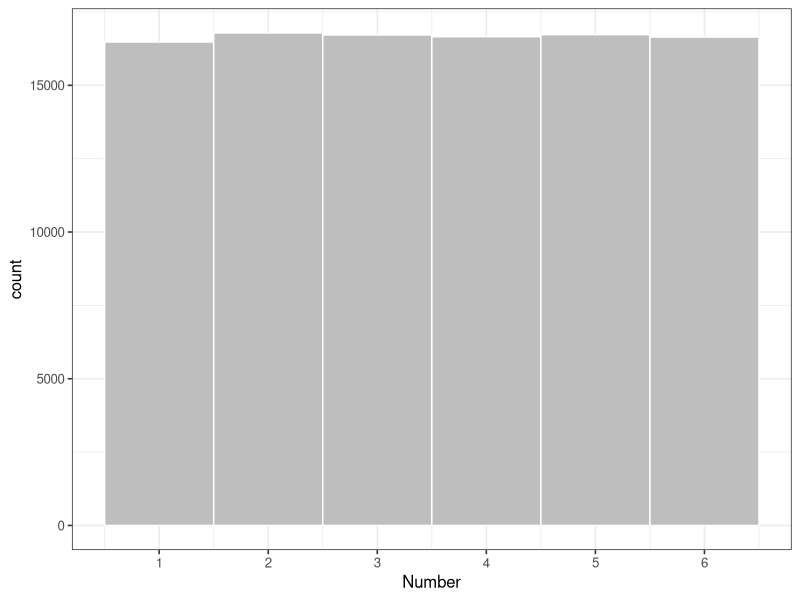
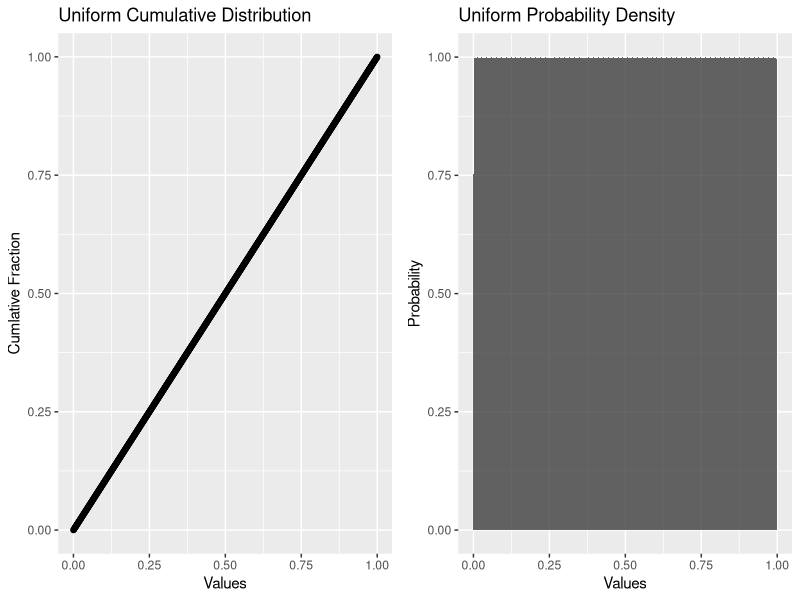
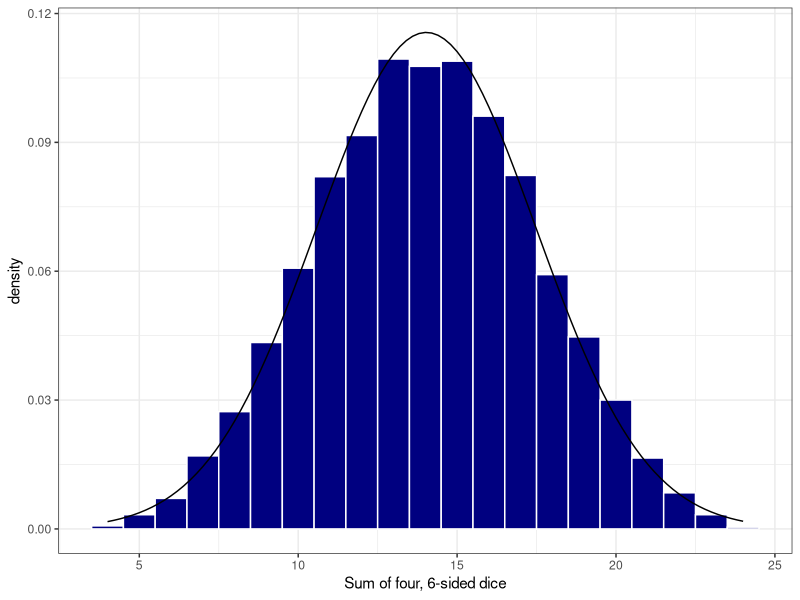
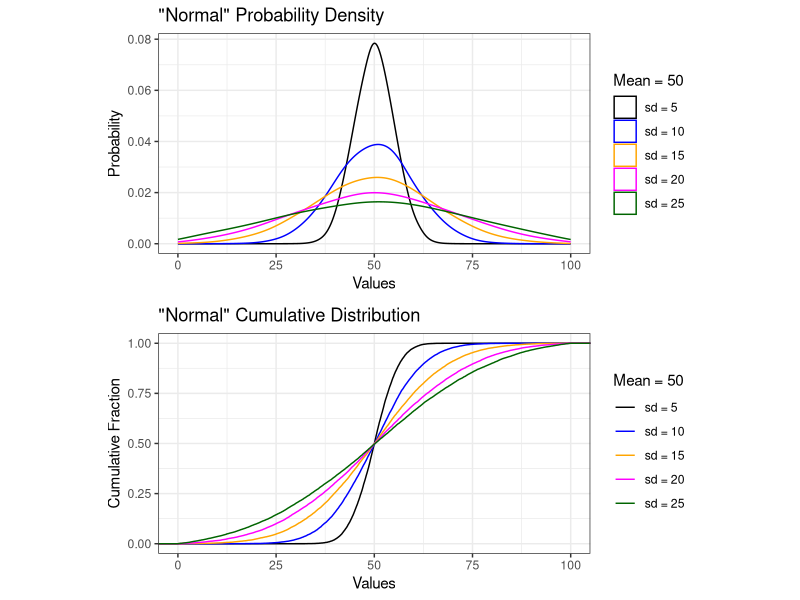
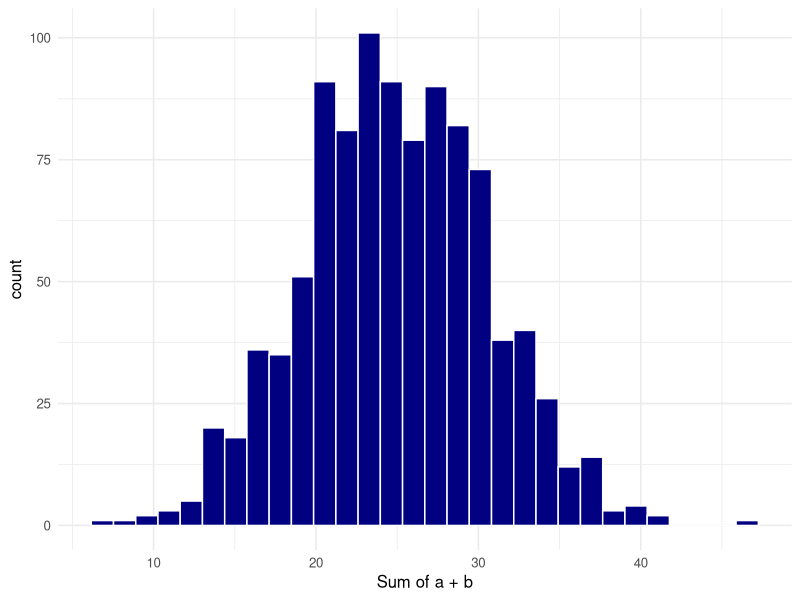
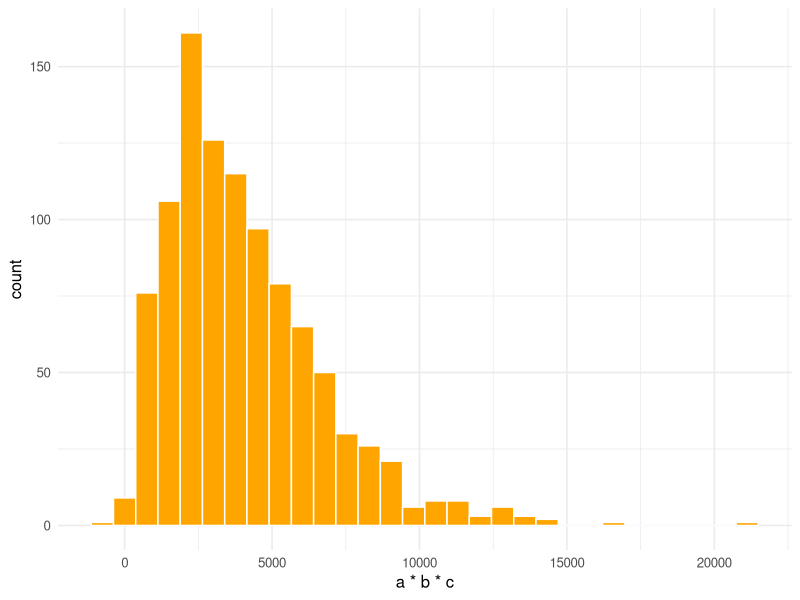
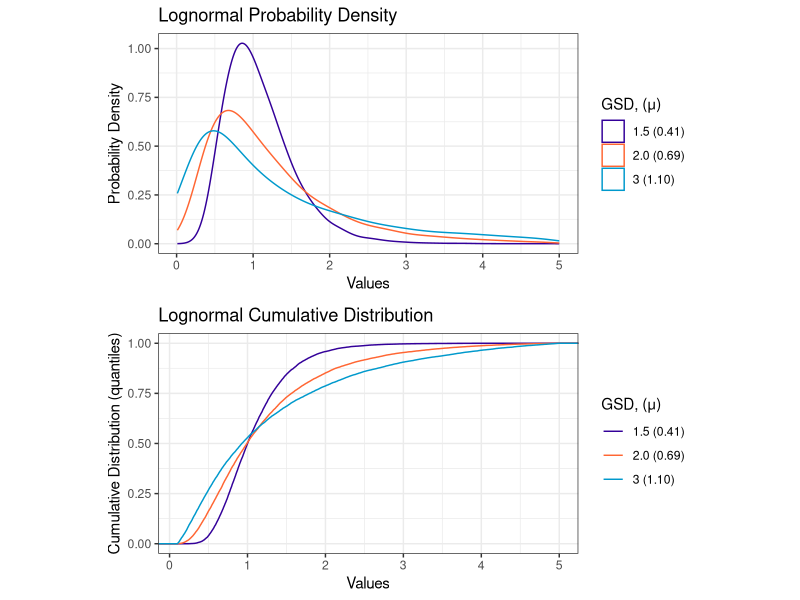
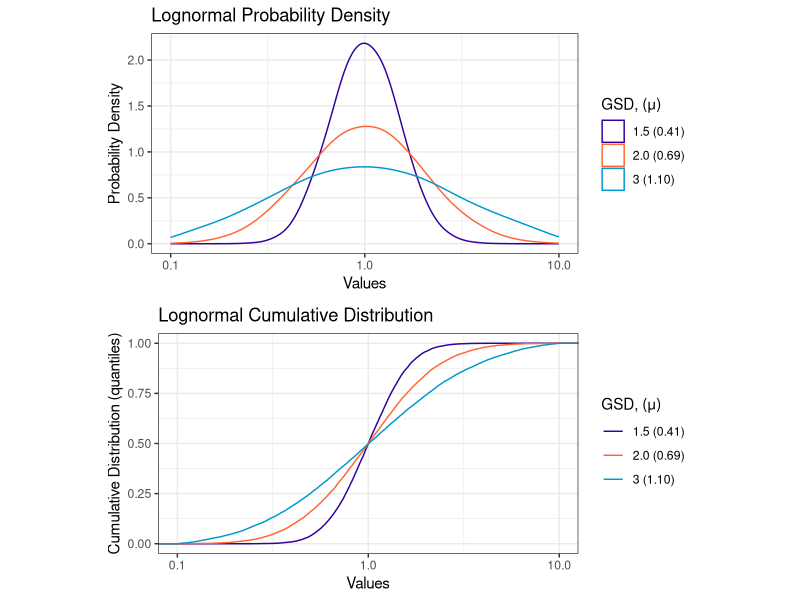

Here is the R script that generated these plots, in order: (Note: this script raises an error after producing the figures.)
## ---- chunk 1
library(tidyverse)
library(gridExtra)
library(grid)
library(broom)
knitr::opts_chunk$set(echo = TRUE, cache = TRUE)

jvPalette <- c("#330099","#CC0066","#FF6633",
                      "#0099CC", "#FF9900","#CC6633",
                      "#FF3366", "#33CC99", "#33999")
## ---- chunk 2
#create a uniform distribition for the first roll of a 6-sided die
six_sided <- tibble(
  rolls = ceiling(runif(10e4, min=1, max=7))
)

#create a histogram of the probability density for a uniform distribution 
ggplot(data = six_sided, aes(x = rolls)) +
  geom_histogram(
      breaks = seq(1,7,1), 
      fill = "grey",
      color = "white") +
  xlab("Number") +
  scale_x_continuous(breaks = c(0.5, 1.5, 2.5, 3.5, 4.5, 5.5, 6.5),
                     labels = as.factor(seq(0,6,1))) +
  theme_bw(base_size = 12)
## ---- chunk 3
unif_dist2<-tibble(data = seq(0,1,0.001), 
                  quant = seq(0,1,0.001))
                  

unif_cdf <- ggplot(data = unif_dist2) +
  geom_point(aes(x=quant, y = data)) +
  labs(title = "Uniform Cumulative Distribution",
       y ="Cumlative Fraction",
       x = "Values")

unif_hist <- ggplot(data = unif_dist2) +
  stat_density(aes(x = data),
                 outline.type = "full",
               kernel = "gaussian",
               n = 4096,
               alpha = 0.75,
               bw = .001) +
  labs(title = "Uniform Probability Density",
       y = "Probability",
       x = "Values")

grid.arrange(unif_cdf, unif_hist, ncol=2)

## ---- chunk 4
#sample a uniform distribution between 0 and 6, replicate 1000 times
#use 'ceiling' function to round up results
four_dice <- tibble(sum = replicate(10000, runif(4, min=0, max=6) %>% 
                         ceiling() %>% 
                         sum() #sum the result
                       ))
ggplot(data = four_dice) +
  geom_histogram(aes(x = sum, after_stat(density)),
                 bins = 21,
                 fill = "navy",
                 color = "white") + 
  stat_function(fun = dnorm, n = 101, 
                args = list(
                  mean = mean(four_dice$sum), 
                  sd = sd(four_dice$sum)
                  )
                ) +
  xlab("Sum of four, 6-sided dice") +
  theme_bw()

## ---- chunk 5
norm2 <- tibble(a = rnorm(n = 20000, mean = 50, sd = 5),
                b = rnorm(n = 20000, mean = 50, sd = 10),
                c = rnorm(n = 20000, mean = 50, sd = 15),
                d = rnorm(n = 20000, mean = 50, sd = 20),
                e = rnorm(n = 20000, mean = 50, sd = 25))

normal_ecdf <- ggplot(data = norm2) +
  stat_ecdf(aes(x = a, color = "sd = 5")) +
  stat_ecdf(aes(x = b, color = "sd = 10")) +
  stat_ecdf(aes(x = c, color = "sd = 15")) +
  stat_ecdf(aes(x = d, color = "sd = 20")) +
  stat_ecdf(aes(x = e, color = "sd = 25")) +
  xlim(0,100) +
  labs(title = "\"Normal\" Cumulative Distribution",
       x = "Values",
       y = "Cumulative Fraction") +
  scale_color_manual(values = c("black", 
                                "blue", 
                                "orange", 
                                "magenta", 
                                "darkgreen"), 
                     breaks=c("sd = 5",
                              "sd = 10",
                              "sd = 15", 
                              "sd = 20", 
                              "sd = 25"),
                     name = "Mean = 50") +
  theme_bw()

normal_density<- ggplot(data = norm2) +
  geom_density(aes(x = a, color = "sd = 5"),
               adjust = 2) +
  geom_density(aes(b, color = "sd = 10"),
               adjust = 2) +
  geom_density(aes(c, color = "sd = 15"),
               adjust = 2) +
  geom_density(aes(d, color = "sd = 20"),
               adjust = 2) +
  geom_density(aes(e, color = "sd = 25"),
               adjust = 2) +
  xlim(0,100) +
  labs(title = "\"Normal\" Probability Density",
       x = "Values",
       y = "Probability") +
  scale_color_manual(values = c("black", 
                                "blue", 
                                "orange", 
                                "magenta", 
                                "darkgreen"), 
                     breaks=c("sd = 5",
                              "sd = 10",
                              "sd = 15", 
                              "sd = 20", 
                              "sd = 25"),
                     name = "Mean = 50") +
  theme_bw() 

grid.arrange(normal_density, normal_ecdf, 
             nrow=2, 
             respect=TRUE, 
             heights = c(0.5, 0.5))


## ---- chunk 6
#create two variables that are normally distributed
normal_data <- tibble(a = rnorm(n=1000, mean = 15, sd = 5),
                   b = rnorm(n=1000, mean = 10, sd = 3))
## ---- chunk 7
#add those variables together and you get a normal distribution
normal_data %>% mutate(c = a + b) -> normal_data

ggplot2::ggplot(data = normal_data) + 
  geom_histogram(aes(c),
                 bins = 30,
                 fill = "navy",
                 color = "white") +
  xlab("Sum of a + b") +
  theme_minimal(base_size = 12)
#ggsave("./images/hist_a_b.png", dpi = 150)
## ---- chunk 8
#multiply together three normal variables
normal_data %>% 
  mutate(d = sample(a*b*c, 1000)) -> log_data

ggplot2::ggplot(data = log_data) + 
  geom_histogram(aes(d),
                 bins = 30,
                 fill = "orange",
                 color = "white") +
  xlab("a * b * c") +
  theme_minimal(base_size = 12) 
## ---- chunk 9

y <- tibble(
  blue = rlnorm(20000, meanlog = 0, sdlog = log(1.5)),
  red = rlnorm(20000, meanlog = 0, sdlog = log(2.0)),
  green = rlnorm(20000, meanlog = 0, sdlog = log(3))
) %>%
  pivot_longer(cols = blue:green,
               names_to = "GSD",
               values_to = "Values") %>%
  mutate(GSD = case_when(
    GSD == "blue" ~ "1.5 (0.41)",
    GSD == "red" ~ "2.0 (0.69)",
    GSD == "green" ~ "3 (1.10)"
  )) %>%
  mutate(GSD = as.factor(GSD))

log.pdf <- ggplot(data = y) +
  geom_density(aes(x = Values, color = GSD),
               adjust = 2) +
  scale_color_manual(name = "GSD, (\U003BC)",
                    values = jvPalette[c(1,3,4)]) +
  ylab("Probability Density") +
  xlim(0.01, 5) + 
  ggtitle("Lognormal Probability Density") +
  theme_bw() +
  theme(legend.direction = "vertical", legend.box = "horizontal")

log.cdf <- ggplot(data = y) +
  stat_ecdf(aes(x = Values, color = GSD)) +
  scale_color_manual(name = "GSD, (\U003BC)",
                    values = jvPalette[c(1,3,4)]) +
  ylab("Cumulative Distribution (quantiles)") +
  xlim(0.1, 5) +
  ggtitle("Lognormal Cumulative Distribution") +
  theme_bw()


grid.arrange(log.pdf, log.cdf,
             nrow=2, 
             respect=TRUE, 
             heights = c(0.5, 0.5))

## ---- chunk 10

log.pdf2 <- ggplot(data = y) +
  geom_density(aes(x = Values, color = GSD),
               adjust = 2) +
  scale_color_manual(name = "GSD, (\U003BC)",
                    values = jvPalette[c(1,3,4)]) +
  ylab("Probability Density") +
  ggtitle("Lognormal Probability Density") +
  theme_bw() +
  theme(legend.direction = "vertical", legend.box = "horizontal") +
  scale_x_log10(limits = c(0.1, 10))

log.cdf2 <- ggplot(data = y) +
  stat_ecdf(aes(x = Values, color = GSD)) +
  scale_color_manual(name = "GSD, (\U003BC)",
                    values = jvPalette[c(1,3,4)]) +
  ylab("Cumulative Distribution (quantiles)") +
  ggtitle("Lognormal Cumulative Distribution") +
  theme_bw() +
  scale_x_log10(limits = c(0.1, 10))


grid.arrange(log.pdf2, log.cdf2,
             nrow=2, 
             respect=TRUE, 
             heights = c(0.5, 0.5))
## ---- chunk 11
set.seed(7)
corr_plots1 <- tibble(
  x = 1:100,
  y1 = 90 - x,
  y2 = map_dbl(x, ~ (.x*(rnorm(1, mean = 1,  sd = 0.06)) 
                     + rnorm(1, mean = 0, sd = 5))),
  y3 = map_dbl(x, ~ (70 - .x*(rnorm(1, mean = 0.6,  sd = 0.15)) 
                     + rnorm(1, mean = 10, sd = 10))),
  y4 = runif(100, 5, 85)) %>%
  pivot_longer(y1:y4, names_to = "type") %>%
  mutate(type = as.factor(type))

levels(corr_plots1$type) <- c("Perfect Negative Correlation", 
                              "Strong Positive Correlation", 
                              "Modest Negative Correlation", 
                              "No Correlation")

cor_results <- corr_plots1 %>%
  group_by(type) %>%
  summarise(r.pearson = cor(x,value)) 
## ---- chunk 12
pearson_plot <- ggplot(data = corr_plots1,
       aes(x = x, y = value)) +
  geom_point(aes(color = type),
             alpha = 0.5) +
  facet_wrap(facets = vars(type),
             ncol = 2) +
   geom_label(x = 25, y = 105, 
            data = cor_results, 
            aes(label = paste("r = ", round(r.pearson, 2))),
            size = 3) +
  theme_bw() +
  xlim(0,110) +
  ylim(0,110) +
  coord_fixed(ratio=1.0) +
  labs(x = "Independent Variable (x-axis)",
       y = "Dependent Variable (y-axis)") +
  theme(legend.position = "none")
 
pearson_plot 
## ---- chunk 13

knitr::include_graphics(path = "./images/pearson_anno.png")
## ---- chunk 14
set.seed(9)
x <- 1:100
y <- x + runif(n = 100, min = -25, max = 25)

cor(x, y)
## ---- chunk 15
set.seed(10)
x <- 1:100
y <- x^4 

cor(x, y)
